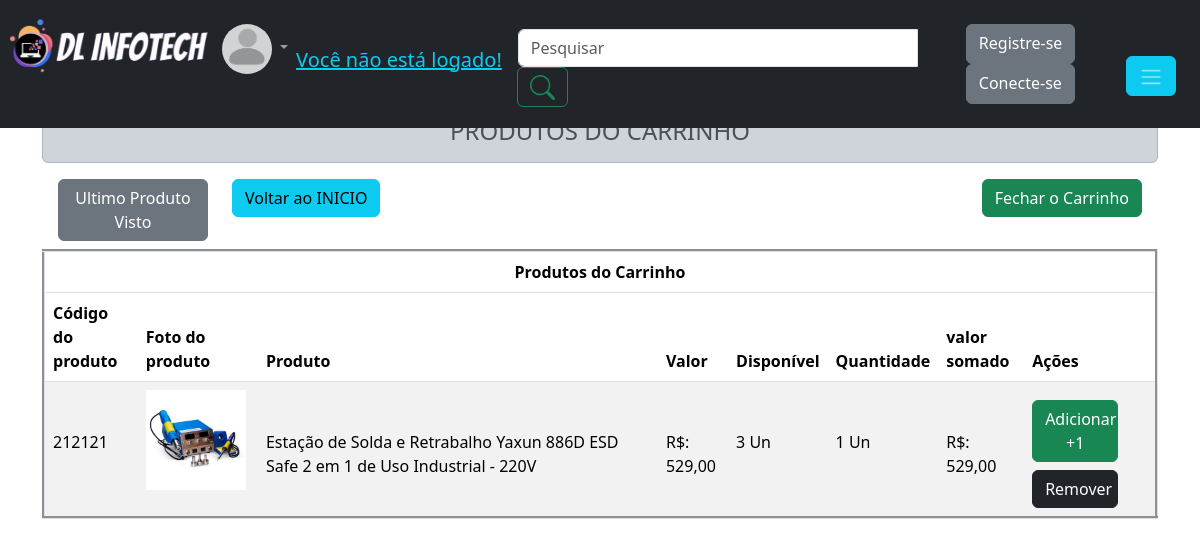
Page /produtos/ver_carrinho.php?id_produto=1 on the committed database.
### tables this page shows
CREATE TABLE `produtos` (
  `id_produto` int(11) NOT NULL,
  `cod_produto` varchar(40) NOT NULL,
  `nome` varchar(100) NOT NULL,
  `valor` double(10,2) NOT NULL,
  `quantidade` double(10,2) NOT NULL,
  `categoria` varchar(120) NOT NULL,
  `cor` varchar(15) NOT NULL,
  `voltagem` varchar(10) NOT NULL,
  `v_110` int(1) NOT NULL,
  `v_220` int(1) NOT NULL,
  `v_bivolt` int(1) NOT NULL,
  `s_volt` int(1) NOT NULL,
  `descricao` varchar(250) NOT NULL,
  `status` int(1) NOT NULL,
  `foto` varchar(100) NOT NULL,
  `foto_1` varchar(50) NOT NULL,
  `foto_2` varchar(50) NOT NULL,
  `foto_3` varchar(50) NOT NULL,
  `foto_4` varchar(50) NOT NULL,
  `foto_5` varchar(50) NOT NULL,
  `foto_6` varchar(50) NOT NULL,
  `var_cores` int(1) NOT NULL,
  `link_110` varchar(50) NOT NULL,
  `link_220` varchar(50) NOT NULL,
  `link_bivolt` varchar(50) NOT NULL,
  `azul` int(1) NOT NULL,
  `vermelho` int(1) NOT NULL,
  `preto` int(1) NOT NULL,
  `branco` int(1) NOT NULL,
  `amarelo` int(1) NOT NULL,
  `verde` int(1) NOT NULL,
  `laranja` int(1) NOT NULL,
  `cinza` int(1) NOT NULL,
  `rosa` int(1) NOT NULL,
  `marrom` int(1) NOT NULL,
  `roxo` int(1) NOT NULL,
  `prata` int(1) NOT NULL,
  `dourado` int(1) NOT NULL,
  `link_azul` varchar(45) NOT NULL,
  `link_vermelho` varchar(45) NOT NULL,
  `link_preto` varchar(45) NOT NULL,
  `link_branco` varchar(45) NOT NULL,
  `link_amarelo` varchar(45) NOT NULL,
  `link_verde` varchar(45) NOT NULL,
  `link_laranja` varchar(45) NOT NULL,
  `link_cinza` varchar(45) NOT NULL,
  `link_rosa` varchar(45) NOT NULL,
  `link_marrom` varchar(45) NOT NULL,
  `link_roxo` varchar(45) NOT NULL,
  `link_prata` varchar(45) NOT NULL,
  `link_dourado` varchar(45) NOT NULL
);

### produtos/ver_carrinho.php (the view, shortened to what this page needs)
<?php
if(!empty($_GET['id_produto'])){
if(isset($_GET['id_produto'])){
    $id = intval($_GET['id_produto']);
}
}
require_once 'cabecalho.php';
?>
<div class="container" style="margin-top: 100px">
            <h4 align="center" class="alert alert-dark">PRODUTOS DO CARRINHO</h4>
            <?php
                if(count($_SESSION['produto_carrinho'])==0){
                echo '<h4 align="center" class="alert alert-info">Nenhum Produto No Carrinho</h4>';
                echo '<h5>Escolha uma das opções a seguir: </h5>';
                if(!empty($_SESSION['ultimo_visto'])){
                    echo '<a class="btn btn-secondary me-2" href="pagina_produto.php?id_produto='.$_SESSION['ultimo_visto'].'">Ultimo Produto Visto</a>';
                }echo '<a class="btn btn-info" href="../index.php">Voltar ao INICIO</a>';
                }else{
				echo '<div class="row"><div class="col-sm-2 "><a class="btn btn-secondary ms-3" href="pagina_produto.php?id_produto='.$_SESSION['ultimo_visto'].'">Ultimo Produto Visto</a>
                </div><div class="col-sm-2"><a class="btn btn-info" href="../index.php">Voltar ao INICIO</a></div>
                <div class="col me-3" align="right"><form action="endereco.php" method="POST">
				<a class="btn btn-success" href="endereco_compra.php?fechar_carrinho=ok">Fechar o Carrinho</a></div>
				</div>';
                echo '<table class="table table-striped mt-2" border="3">
                <thead>
                    <tr align="center">
                        <th colspan="8">Produtos do Carrinho</th>
                    </tr>
                    <tr>
                        <th>Código do produto</th>
                        <th>Foto do produto </th>
                        <th>Produto</th>
                        <th>Valor</th>
                        <th>Disponível</th>
                        <th>Quantidade</th>
                        <th>valor somado</th>
                        <th>Ações</th>
                    </tr>
                </thead>
                <tbody>';
                foreach ($_SESSION['produto_carrinho'] as $id => $qtd) {
                $sql = "SELECT * FROM produtos WHERE id_produto = ?";
                $consulta = $conexao->prepare($sql);
                $consulta->execute(array($id));
                $dados = $consulta->fetch(PDO::FETCH_ASSOC);
                $cod_produto = $dados['cod_produto'];
                $nome = $dados['nome'];
                $valor= $dados['valor'];
                $quantidade= $dados['quantidade'];
                $somado = $valor * $qtd;
                $foto_pr= $dados['foto'];
                echo '<tr style="height: 110px">
                <td><P style="margin-top: 40px">'.$cod_produto.'</P></td>
                <td><img style="width:100px "src="../img/produtos/'.$foto_pr.'"> </td>
                <td width="400"><P style="margin-top: 40px">'.$nome.'</P></td>
                <td><P style="margin-top: 40px">R$: '. number_format($valor,2,',','.').'</P></td>
                <td><P style="margin-top: 40px">'.$quantidade.' Un</P></td>
                <td><P style="margin-top: 40px">'.$qtd.' Un</P></td>
                <td><P style="margin-top: 40px"> R$: '.number_format($somado,2,',','.').'</P></td>
                <td><a class="btn btn-success w-75" style="margin-top: 10px"href="ver_carrinho.php?id_produto='.$id.'">Adicionar +1</a>
                <a class="btn btn-dark mt-2 w-75" href="ver_carrinho.php?destroi_produto='.$id.'">Remover</a></td></tr>
';
                }
                }
?>
        </tbody>
    </table>
</div>

### rows in the picture
produtos: cod_produto "212121", foto (picture), nome "Estação de Solda e Retrabalho Yaxun 886D ESD Safe 2 em 1 de Uso Industrial - 220V", valor "529,00", quantidade "3", qtd "1"
